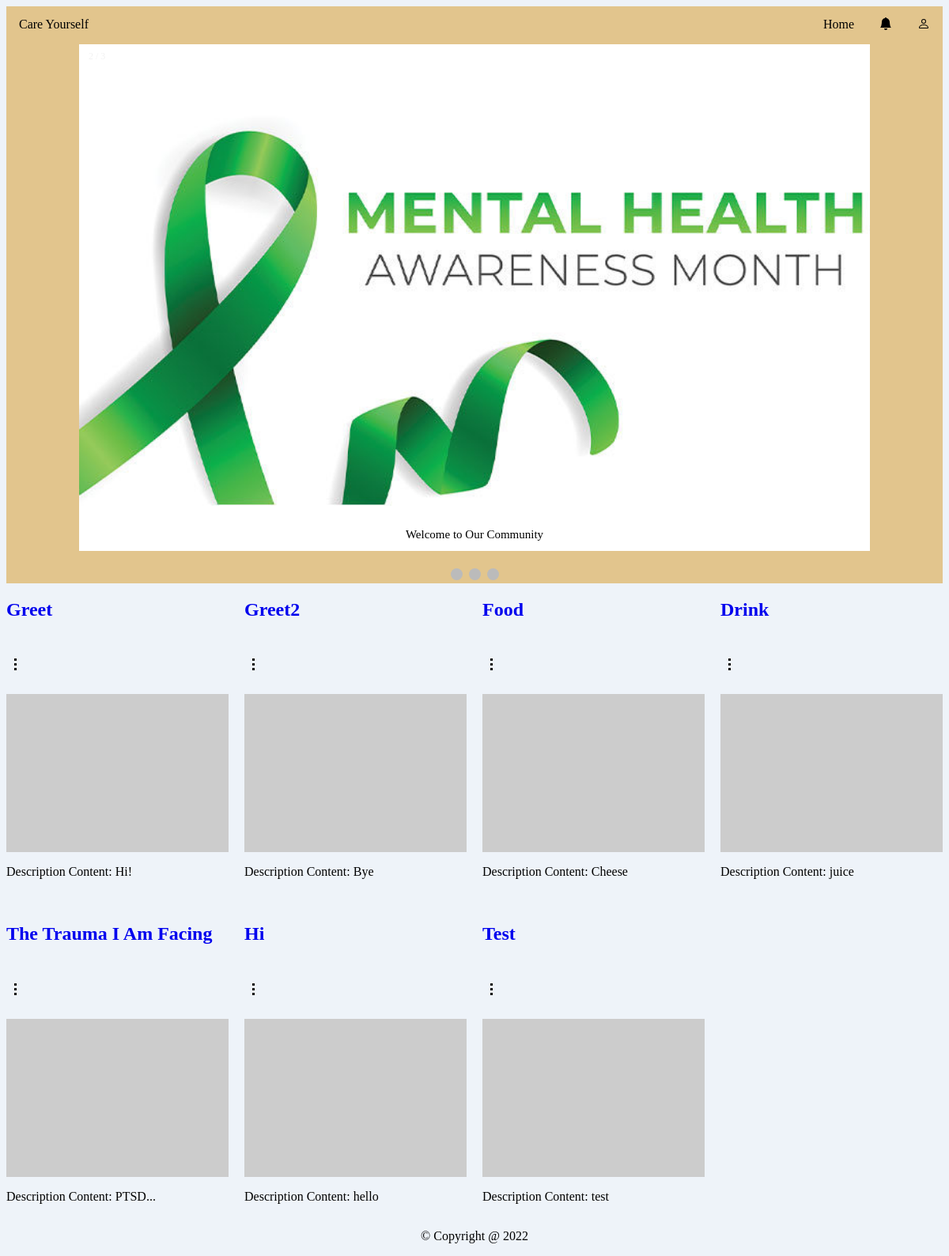
Page / (signed in) on the committed database.
### tables this page shows
CREATE TABLE `posts` (
  `post_id` int(11) NOT NULL,
  `user_id` int(11) NOT NULL,
  `post_title` varchar(255) NOT NULL,
  `post_content` varchar(10000) NOT NULL
);

### index.php (the view, shortened to what this page needs)
<?php
include 'viewUsername.php';
?>
<!DOCTYPE html>
<html lang="en" xml:lang="en">
<head>
    <link rel="stylesheet" type="text/css" href="../css/style.css">
    <link rel="stylesheet" href="https://s.pageclip.co/v1/pageclip.css" media="screen"/>
    <link rel="stylesheet" href="css/style.css" type="text/css" />
</head>
<body>
    <header>
        <div class="container">
            <div class="row">
            <div class="navbar">
            <div class="navbar-header">
                <div class="col-sm-6 col-md-3 logo navbar-logo">
                    <a href="index.php">
                        Care Yourself
                    </a>
                </div>
                <div class="navbar-navigation">
                    <div class="btn_home">
                        <a href="index.php">
                            Home
                        </a>
                    </div>
                    <div class="dropdown">
                        <button class="dropbtn">
                            <svg xmlns="http://www.w3.org/2000/svg" width="16" height="16" fill="currentColor" class="bi bi-bell-fill" viewBox="0 0 16 16">
                                <path d="M8 16a2 2 0 0 0 2-2H6a2 2 0 0 0 2 2zm.995-14.901a1 1 0 1 0-1.99 0A5.002 5.002 0 0 0 3 6c0 1.098-.5 6-2 7h14c-1.5-1-2-5.902-2-7 0-2.42-1.72-4.44-4.005-4.901z"/>
                            </svg>
                        </button>
                    </div>
                    <div class="dropdown">
                        <button class="dropbtn">
                        </button>
                    </div>
                </div>
                </div>
            </div>
<div class="slideshow-container">
  <div class="mySlides fade">
    <div class="numbertext">2 / 3</div>
    <img src="image/Mental-Health-Awareness.jpg" style="width:100%">
    <div class="text">Welcome to Our Community</div>
  </div>
  <a class="prev" onclick="plusSlides(-1)">&#10094;</a>
  <a class="next" onclick="plusSlides(1)">&#10095;</a>
</div>
<br>
<div style="text-align:center">
  <span class="dot" onclick="currentSlide(1)"></span>
  <span class="dot" onclick="currentSlide(2)"></span>
  <span class="dot" onclick="currentSlide(3)"></span>
</div>
            </div>
        </div>
        </header>
        <div class="mid-container">
            <div class="hero-main platinum-layout white-sec" id="about">
                <div class="cards">
                    <?php
	$sql = "SELECT * FROM posts";
	$result = $conn->query($sql);
        if ($result->num_rows > 0)
	{
		while($row = $result->fetch_assoc())
                {
                ?>
                    <article class="card">
                        <div class="card-title">
                            <?php
                                echo '<h2><a href="detail.php?post_id=' . $row['post_id'] . '" style="text-decoration: none;">' . $row['post_title'] . '</a></h2>';
                            ?>
                        <div class="option_dropdown">
                            <ul class="option_dropBtn icons btn-right showLeft" onclick="showDropdown()">
                                <li></li>
                                <li></li>
                                <li></li>
                            </ul>
                        </div>
                        </div>
                        <img src="https://picsum.photos/200" alt="random photos">
                        <div class="content">
                            <?php
                                echo '<p>Description Content: ' . $row['post_content'] . '</p>';
                            ?>
                        </div>
                    </article>
                    <?php
}
                }
?>
                </div>
            </div>
        </div>
    <footer>
        <div>
            <p>
                <a>&copy; Copyright @ 2022</a>
            </p>
        </div>
    </footer>
    </body>
</html>

### css/style.css (style rules this page uses)
body { background-color: #eef3f9; }
header { background-color: #e2c58d; }
.navbar { overflow: hidden; }
.navbar-header { width: 100%; left: 0; right: 0; align-content: center; }
.navbar .navbar-logo a { color: #000000; }
.navbar-navigation { width: auto; left: 0; right: 0; float: right; }
.btn_home, .dropdown { float: left; overflow: hidden; }
.navbar a { float: left; font-size: 16px; color: #000000; text-align: center; padding: 14px 16px; text-decoration: none; }
.dropdown { float: left; overflow: hidden; }
.dropdown .dropbtn { font-size: 16px; border: none; outline: none; color: #000000; padding: 14px 16px; background-color: inherit; font-family: inherit; margin: 0; }
* { box-sizing:border-box }
.slideshow-container { max-width: 1000px; position: relative; margin: auto; }
.mySlides { display: none; }
.prev, .next { cursor: pointer; position: absolute; top: 50%; width: auto; margin-top: -22px; padding: 16px; color: white; font-weight: bold; font-size: 18px; transition: 0.6s ease; border-radius: 0 3px 3px 0; user-select: none; }
.next { right: 0; border-radius: 3px 0 0 3px; }
.text { color: #000; font-size: 15px; padding: 8px 12px; position: absolute; bottom: 8px; width: 100%; text-align: center; }
.numbertext { color: #f2f2f2; font-size: 12px; padding: 8px 12px; position: absolute; top: 0; }
.dot { cursor: pointer; height: 15px; width: 15px; margin: 0 2px; background-color: #bbb; border-radius: 50%; display: inline-block; transition: background-color 0.6s ease; }
.fade { animation-name: fade; animation-duration: 1.5s; }
.cards { display: grid; grid-template-columns: repeat(auto-fill, minmax(230px, 1fr)); grid-gap: 20px; }
.card { display: grid; grid-template-rows: max-content 200px 1fr; }
.card img { object-fit: cover; width: 100%; height: 100%; }
.content { flex: 80%; }
footer { bottom: 0; width: 100%; left: 0; right: 0; text-align: center; }

### index.php (style rules this page uses)
.showLeft { background-color: none !important; border: none; text-shadow: white; color: black; padding: 10px; }
.icons li { background: none repeat scroll 0 0 black; height: 3px; width: 3px; line-height: 0; list-style: none outside none; margin-top: 3px; vertical-align: top; border-radius: 10%; pointer-events: none; }
.option_dropBtn { color: white; font-size: 16px; border: none; cursor: pointer; }
.option_dropdown { display: inline-block; }

### rows in the picture
posts: post_title "Greet", post_content "Hi!"
posts: post_title "Greet2", post_content "Bye"
posts: post_title "Food", post_content "Cheese"
posts: post_title "Drink", post_content "juice"
posts: post_title "The Trauma I Am Facing", post_content "PTSD..."
posts: post_title "Hi", post_content "hello"
posts: post_title "Test", post_content "test"
